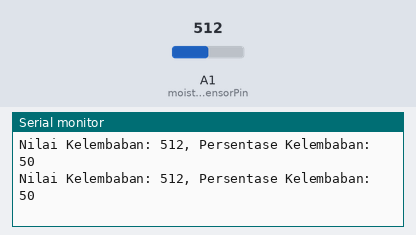
A sketch run on a simulated Arduino Uno, built with avr-gcc and run on an emulated ATmega328P. Parts: the last lines printed to the serial monitor. The inputs (shaded band) are chosen by the test bench; at power-on: A1 (moistureSensorPin) = 512.

Above: at 1.8 s.
1.9 s: A1 (moistureSensorPin) set to 716
At 2.6 s:
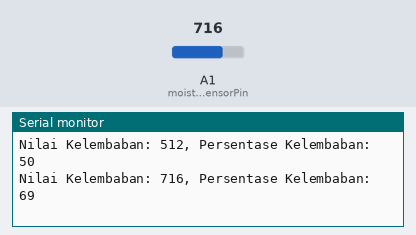
3.4 s: A1 (moistureSensorPin) set to 900
At 4.8 s:
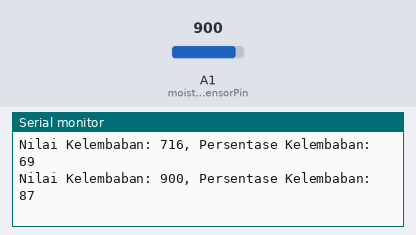
Timing chart, 0 to 6.4 s (numbered marks = the images above; inputs shaded):
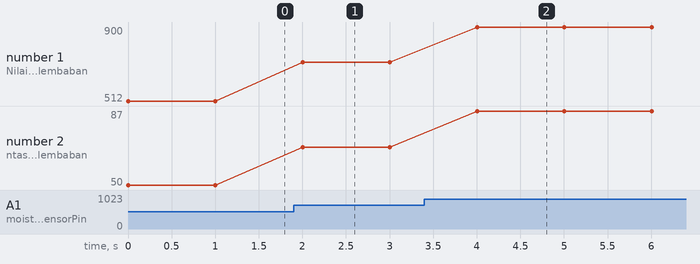

The sketch:

sketch_feb22a.ino
```cpp
// Tentukan pin analog yang terhubung ke sensor kelembaban tanah YL-69
const int moistureSensorPin = A1;

void setup() {
  Serial.begin(9600); // Inisialisasi komunikasi serial untuk debugging
}

void loop() {
  // Baca nilai analog dari sensor kelembaban tanah
  int moistureValue = analogRead(moistureSensorPin);

  // Konversi nilai analog menjadi persentase (diasumsikan rentang 0 hingga 1023)
  int moisturePercentage = map(moistureValue, 0, 1023, 0, 100);

  // Tampilkan nilai kelembaban dan persentase ke serial monitor
  Serial.print("Nilai Kelembaban: ");
  Serial.print(moistureValue);
  Serial.print(", Persentase Kelembaban: ");
  Serial.println(moisturePercentage);

  // Tambahkan delay untuk mencegah pembacaan yang terlalu cepat (sesuaikan jika diperlukan)
  delay(1000);
}
```

Measured:
- after the input at 1.9 s, the serial monitor: prints a new line after 0.10 s (image 1)
- after the input at 3.4 s, the serial monitor: prints a new line after 0.60 s (image 2)
- plotted number 1: 512 → 716 after the input at 1.9 s, 716 → 900 after the input at 3.4 s
- plotted number 2: 50 → 69 after the input at 1.9 s, 69 → 87 after the input at 3.4 s
